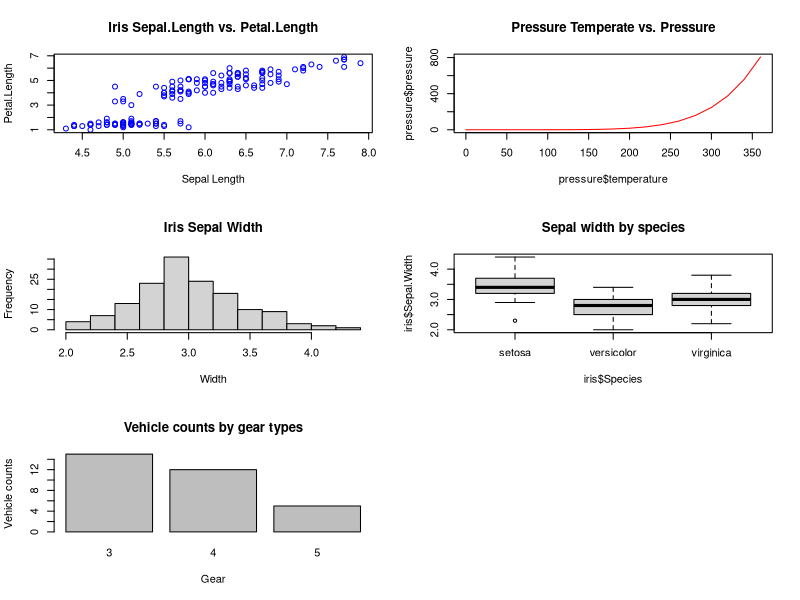

Generate this figure with R:
par(mfrow = c(3, 2))
plot(iris$Sepal.Length, iris$Petal.Length, main = "Iris Sepal.Length vs. Petal.Length", xlab = "Sepal Length", ylab = "Petal.Length", col ="blue")
plot(pressure$temperature, pressure$pressure, type = "l", main = "Pressure Temperate vs. Pressure", col = "red")
hist(iris$Sepal.Width, main = "Iris Sepal Width", xlab = "Width")
boxplot(iris$Sepal.Width ~ iris$Species, main = "Sepal width by species")
barplot(table(factor(mtcars$gear)), main = "Vehicle counts by gear types", xlab = "Gear", ylab = "Vehicle counts")